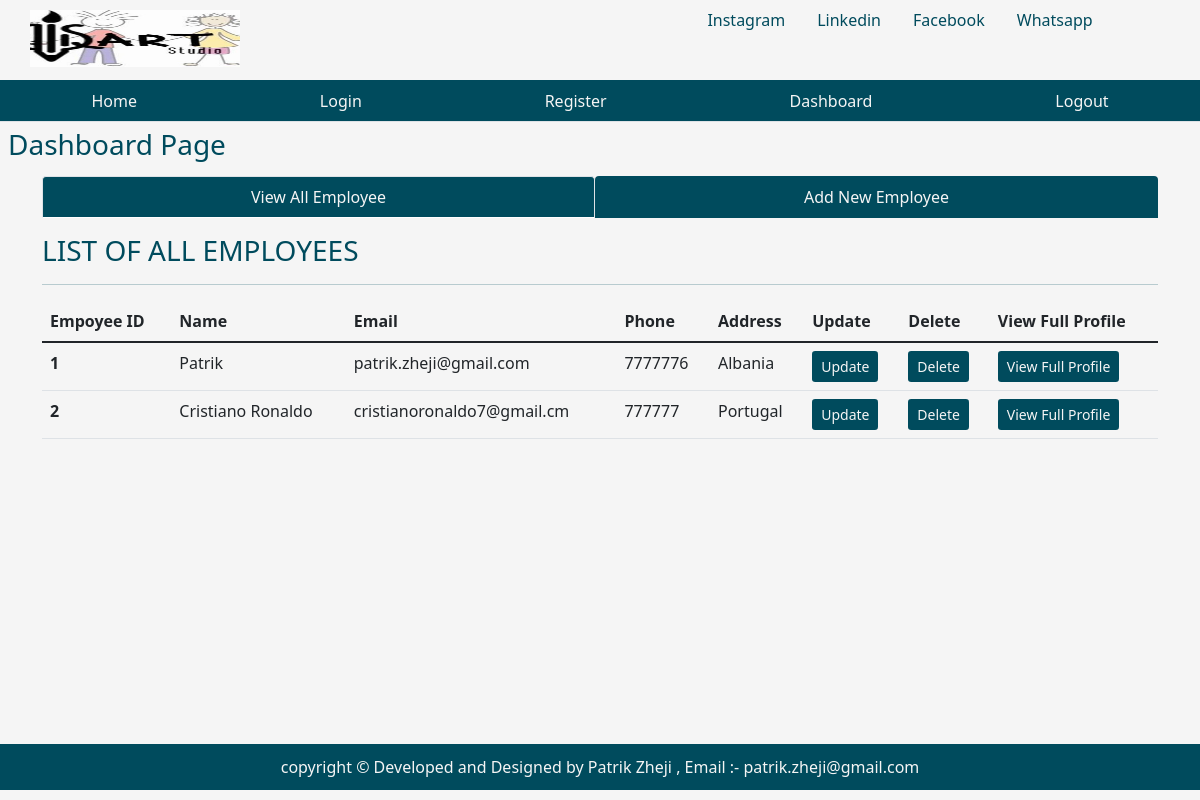
/dashboard, run on the app's committed database.
### tables this page shows
CREATE TABLE emp (
    empid INTEGER PRIMARY KEY AUTOINCREMENT,
    name TEXT NOT NULL,
    email TEXT,
    phone INTEGER,
    address TEXT,
    joining_date TIMESTAMP DEFAULT CURRENT_TIMESTAMP,
    total_projects INTEGER DEFAULT 1,
    total_test_case INTEGER DEFAULT 1,
    total_defects_found INTEGER DEFAULT 1,
    total_defects_pending INTEGER DEFAULT 1
);

### app.py (the view)
@app.route('/dashboard')
def dashboard():
    user = get_current_user()
    db = get_database()
    emp_cur = db.execute('SELECT empid, name, email, phone, address FROM emp')
    allemp = emp_cur.fetchall()
    return render_template('dashboard.html', user=user, allemp=allemp)

### app.py (called while the page is built)
@app.teardown_appcontext
def close_database(eror):
    if hasattr(g, 'crudapplication_db'):
        g.crudapplication_db.close()

def get_current_user():
    user = None
    if 'user' in session:
        user = session['user']
        db = get_database()
        user_cur = db.execute('SELECT * FROM users WHERE name = ?', [user])
        user = user_cur.fetchone()
    return user

### database.py (called while the page is built)
def connect_to_database():
    sql = sqlite3.connect('/Users/patrikzheji/Desktop/Final-Project-Website-Qendra/Final_project_Holberton/crudapplication.db')
    sql.row_factory = sqlite3.Row
    return sql

def get_database():
    if not hasattr(g, 'crudapplication_db'):
        g.crudapplication_db = connect_to_database()
    return g.crudapplication_db

### templates/dashboard.html (shortened to what this page needs)
{% from "showlinks.html" import show_links, showsocialmedialinks %}
<!DOCTYPE html>
<html lang="en">
<head>
    <link href="https://cdn.jsdelivr.net/npm/bootstrap@5.1.3/dist/css/bootstrap.min.css" rel="stylesheet">
    <link rel="stylesheet" href="{{ url_for('static', filename='dashboard.css')}}" type = "text/css">
</head>
<body>
      <div class="parent">
        <div class="child child1">
          <img src="static/qartstudiologo.png" alt="Logo">
        </div>
        <div class="child child2">
          {{ showsocialmedialinks() }}
        </div>
        <div class="child child3">
          {{ show_links() }}
        </div>
        <div class="child child4">
            <h3 class="m-2">Dashboard Page</h3>
        </div>
        <div class="child child5" style="color:rgb(0, 75, 93);">
        </div>
        <div class="child child6  container" style="color:rgb(0, 75, 93);">
            <ul class="nav nav-tabs nav-fill mb-3">
                <li class="nav-item">
                  <a class="nav-link active" aria-current="page" href="{{ url_for('dashboard') }}" style="background-color:rgb(0, 75, 93); color:whitesmoke;">View All Employee</a>
                </li>
                <li class="nav-item">
                  <a class="nav-link" style=" background-color:rgb(0, 75, 93); color:whitesmoke;" href="{{ url_for('addnewemployee')}}">Add New Employee</a>
                </li>
              </ul>
              <div class="table-responsive-lg caption-top">
                <caption><h3>LIST OF ALL EMPLOYEES</h3></caption>
                <hr>
                <table class="table">
                    <thead>
                        <tr>
                          <th scope="col">Empoyee ID</th>
                          <th scope="col">Name</th>
                          <th scope="col">Email</th>
                          <th scope="col">Phone</th>
                          <th scope="col">Address</th>
                          <th scope="col">Update</th>
                          <th scope="col">Delete</th>
                          <th scope="col">View Full Profile</th>
                        </tr>
                      </thead>
                      <tbody>
                        {% for emp in allemp %}
                        <tr>
                            <th scope="row">{{ emp['empid'] }}</th>
                            <td>{{ emp['name'] }}</td>
                            <td>{{ emp['email'] }}</td>
                            <td>{{ emp['phone'] }}</td>
                            <td>{{ emp['address'] }}</td>
                            <td><a class="btn btn-sm" style="background-color:rgb(0, 75, 93); color:whitesmoke;" href="{{ url_for('fetchone', empid=emp['empid']  )}}">Update</a></td>
                            <td><a class="btn btn-sm" style="background-color:rgb(0, 75, 93); color:whitesmoke;" href="{{ url_for('deletemp', empid=emp['empid']  )}}">Delete</a></td>
                            <td><a class="btn btn-sm" style="background-color:rgb(0, 75, 93); color:whitesmoke;" href="{{ url_for('singleemployee', empid=emp['empid']  )}}">View Full Profile</a></td>
                          </tr>
                        {% endfor %}
                      </tbody>
                </table>
              </div>
        </div>
        <div class="child child7" style="background-color:rgb(0, 75, 93); color:whitesmoke;">
            <p class="p-3 text-center">copyright &copy; Developed and Designed by Patrik Zheji , Email :- patrik.zheji@gmail.com</p>
        </div>
      </div>
</body>
</html>

### static/dashboard.css (style rules this page uses)
html, body { height: 100%; background-color:whitesmoke; color:rgb(0, 75, 93); }
.parent { height: 100%; display: grid; grid-template-columns: repeat(4, 1fr); grid-template-rows: 10% 5% 7% auto 7%; }
.child { margin-bottom: 10px; }
.child1 { grid-column: 1/2; grid-row: 1/2; }
.child2 { grid-column: 3/-1; grid-row: 1/2; }
.child3 { grid-column: 1/-1; grid-row: 2/3; }
.child4 { grid-column: 1/2; grid-row: 3/4; }
.child5 { grid-column: 4/5; grid-row: 3/4; text-align: center; }
.child6 { grid-column: 1/-1; grid-row: 4/5; }
.child7 { grid-column: 1/-1; grid-row: 5/6; }
.child.child1 img { width: 210px; height: 100px; margin-left: 30px; padding-top: 10px; padding-bottom: 33px; }
.child.child7 p { display: flex; justify-content: center; align-items: center; height: 100%; margin: 0; }

### data on the page
emp: empid "1", name "Patrik", email "patrik.zheji@gmail.com", phone "7777776", address "Albania"
emp: empid "2", name "Cristiano Ronaldo", email "cristianoronaldo7@gmail.cm", phone "777777", address "Portugal"
